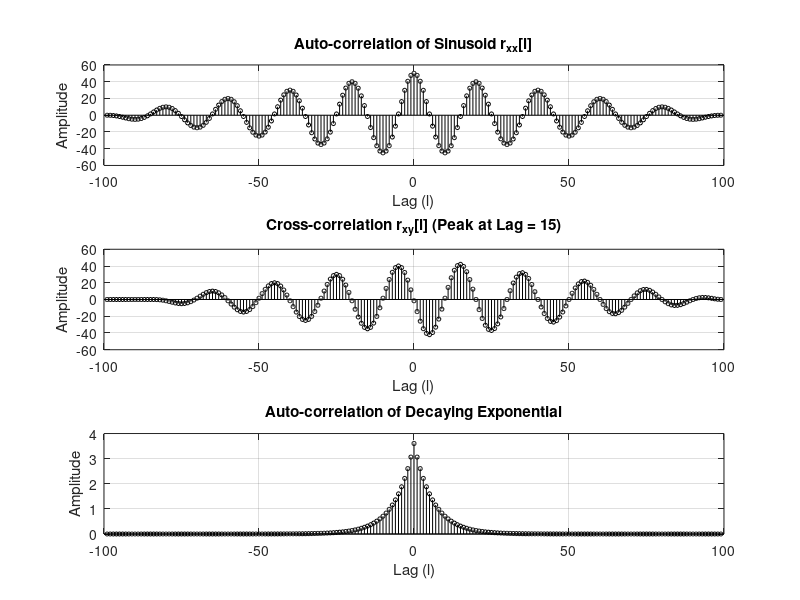
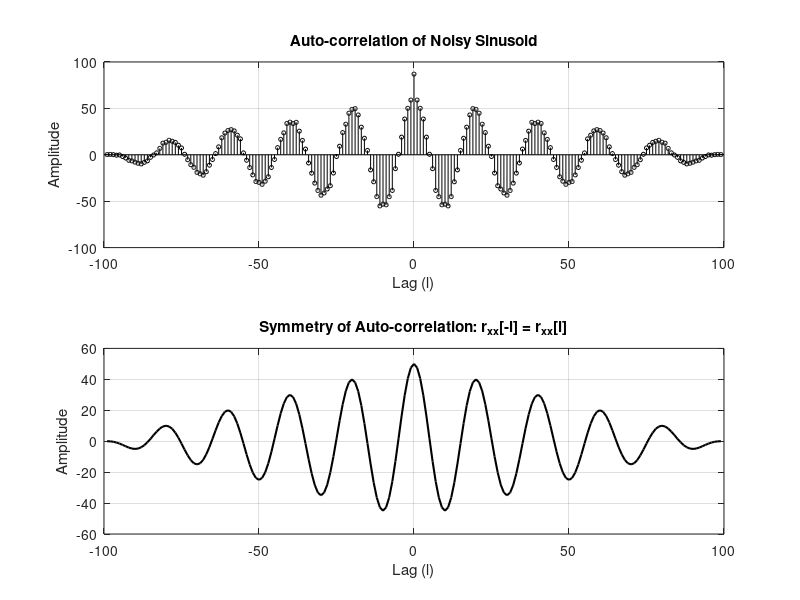

Write MATLAB code to recreate these figures, in order.
clc;
clear;
close all;

% 1. Auto-correlation of a periodic sinusoid
N = 100;
n = 0:N-1;
f0 = 0.05;
x_per = sin(2*pi*f0*n);

% Compute auto-correlation using conv(x, fliplr(x))
r_xx = conv(x_per, fliplr(x_per));
lags_xx = -(N-1):(N-1);

% 2. Cross-correlation and Time Delay Estimation
delay = 15;
y_delayed = [zeros(1, delay), x_per(1:end-delay)];
r_xy = conv(y_delayed, fliplr(x_per));
lags_xy = -(N-1):(N-1);

% Find peak lag for delay estimation
[~, max_idx] = max(r_xy);
est_delay = lags_xy(max_idx);
disp(['Injected delay: ', num2str(delay)]);
disp(['Estimated delay from cross-correlation peak: ', num2str(est_delay)]);

% 3. Auto-correlation of aperiodic decaying exponential
x_exp = (0.85).^n;
r_exp = conv(x_exp, fliplr(x_exp));

% 4. Effect of noise on auto-correlation
noise = 0.5 * randn(size(x_per));
x_noisy = x_per + noise;
r_noisy = conv(x_noisy, fliplr(x_noisy));

% Figure 1: Correlation of Signals
figure('Color', 'w');

subplot(3, 1, 1);
stem(lags_xx, r_xx, 'k', 'MarkerSize', 3);
grid on;
title('Auto-correlation of Sinusoid r_{xx}[l]');
xlabel('Lag (l)');
ylabel('Amplitude');

subplot(3, 1, 2);
stem(lags_xy, r_xy, 'k', 'MarkerSize', 3);
grid on;
title(['Cross-correlation r_{xy}[l] (Peak at Lag = ', num2str(est_delay), ')']);
xlabel('Lag (l)');
ylabel('Amplitude');

subplot(3, 1, 3);
stem(lags_xx, r_exp, 'k', 'MarkerSize', 3);
grid on;
title('Auto-correlation of Decaying Exponential');
xlabel('Lag (l)');
ylabel('Amplitude');

% Figure 2: Noise Robustness & Symmetry
figure('Color', 'w');

subplot(2, 1, 1);
stem(lags_xx, r_noisy, 'k', 'MarkerSize', 3);
grid on;
title('Auto-correlation of Noisy Sinusoid');
xlabel('Lag (l)');
ylabel('Amplitude');

subplot(2, 1, 2);
diff_sym = max(abs(r_xx - fliplr(r_xx)));
disp(['Symmetry error (|r_xx[l] - r_xx[-l]|): ', num2str(diff_sym)]);
plot(lags_xx, r_xx, 'k-', 'LineWidth', 1.5);
grid on;
title('Symmetry of Auto-correlation: r_{xx}[-l] = r_{xx}[l]');
xlabel('Lag (l)');
ylabel('Amplitude');
